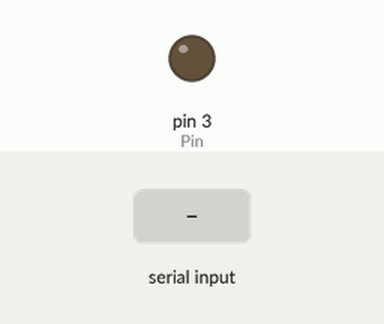
Recording of a sketch running on a simulated Arduino Uno, built with avr-gcc and run on an emulated ATmega328P. Parts: output pins drawn as LEDs (lit = HIGH). Inputs (shaded band) come from the test bench.

Above: at 1.2 s.
1.3 s: "90,45\n" received over Serial
At 2.1 s:
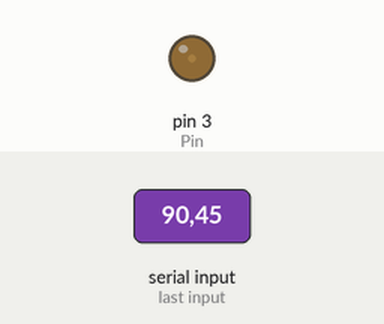
2.8 s: "30,150\n" received over Serial
At 3.3 s:
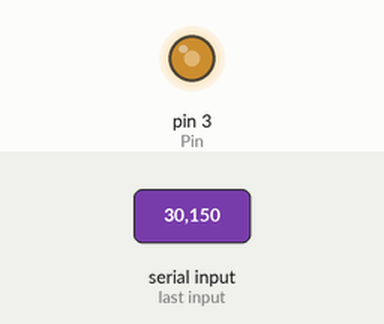
4.3 s: "90\n" received over Serial
At 5.5 s:
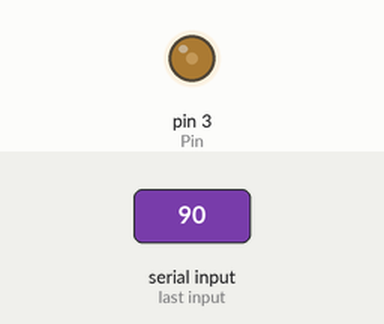
5.8 s: "200\n" received over Serial
At 6.6 s:
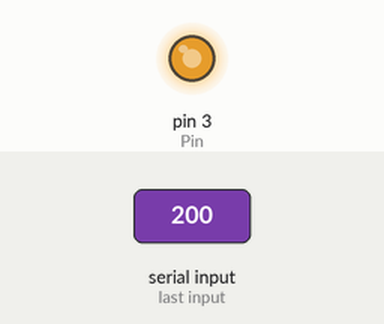
Timing chart, 0 to 8.3 s (numbered marks = the images above; inputs shaded):
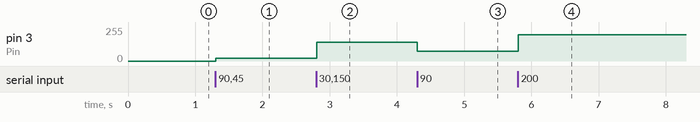

Measured:
- after the input at 1.3 s, pin 3 (Pin): 0/255 → 22/255 at once
- after the input at 2.8 s, pin 3 (Pin): 22/255 → 141/255 at once
- after the input at 4.3 s, pin 3 (Pin): 141/255 → 73/255 at once
- after the input at 5.8 s, pin 3 (Pin): 73/255 → 198/255 at once

The sketch:

led_control.ino
```cpp
const int Pin = 3;
float voltage;
void setup()
{
  Serial.begin(9600);
  pinMode(Pin, OUTPUT);
}
void loop()
{
  while (Serial.available() > 0){
    int red = Serial.parseInt();
    if (Serial.read() == '\n')
      {
           if(red<25){
            red = 25;
           }
           else if(red>200){
            red = 200;
           }
          voltage = map(red, 25, 250, 0, 255);
          analogWrite(Pin, voltage);
       }
    }
}
```
